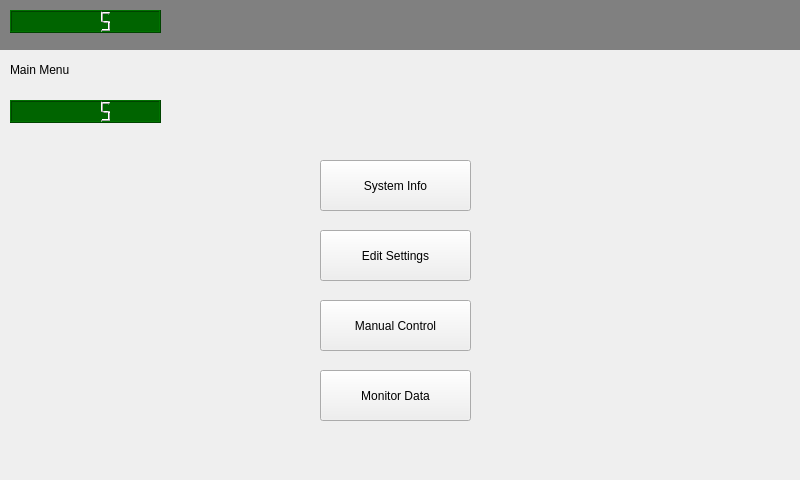
<?xml version="1.0" encoding="UTF-8"?>
<ui version="4.0">
 <class>Widget</class>
 <widget class="QWidget" name="Widget">
  <property name="geometry">
   <rect>
    <x>0</x>
    <y>0</y>
    <width>800</width>
    <height>480</height>
   </rect>
  </property>
  <property name="windowTitle">
   <string>Widget</string>
  </property>
  <property name="windowIcon">
   <iconset theme="QIcon::ThemeIcon::GoHome"/>
  </property>
  <property name="layoutDirection">
   <enum>Qt::LayoutDirection::LeftToRight</enum>
  </property>
  <widget class="QStackedWidget" name="pagelayoutwidget">
   <property name="geometry">
    <rect>
     <x>0</x>
     <y>50</y>
     <width>800</width>
     <height>430</height>
    </rect>
   </property>
   <property name="styleSheet">
    <string notr="true"/>
   </property>
   <widget class="QWidget" name="mainmenu_page">
    <widget class="QPushButton" name="manualcontrol_page_btn">
     <property name="geometry">
      <rect>
       <x>320</x>
       <y>250</y>
       <width>151</width>
       <height>51</height>
      </rect>
     </property>
     <property name="text">
      <string>Manual Control</string>
     </property>
    </widget>
    <widget class="QPushButton" name="systeminfo_page_btn">
     <property name="geometry">
      <rect>
       <x>320</x>
       <y>110</y>
       <width>151</width>
       <height>51</height>
      </rect>
     </property>
     <property name="text">
      <string>System Info</string>
     </property>
    </widget>
    <widget class="QPushButton" name="editsettings_page_btn">
     <property name="geometry">
      <rect>
       <x>320</x>
       <y>180</y>
       <width>151</width>
       <height>51</height>
      </rect>
     </property>
     <property name="text">
      <string>Edit Settings</string>
     </property>
     <property name="default">
      <bool>false</bool>
     </property>
     <property name="flat">
      <bool>false</bool>
     </property>
    </widget>
    <widget class="QPushButton" name="monitordata_page_btn">
     <property name="geometry">
      <rect>
       <x>320</x>
       <y>320</y>
       <width>151</width>
       <height>51</height>
      </rect>
     </property>
     <property name="text">
      <string>Monitor Data</string>
     </property>
    </widget>
    <widget class="QLabel" name="mainmenu_label">
     <property name="geometry">
      <rect>
       <x>10</x>
       <y>10</y>
       <width>201</width>
       <height>20</height>
      </rect>
     </property>
     <property name="text">
      <string>Main Menu</string>
     </property>
    </widget>
    <widget class="QLCDNumber" name="lcdNumber">
     <property name="geometry">
      <rect>
       <x>10</x>
       <y>50</y>
       <width>151</width>
       <height>23</height>
      </rect>
     </property>
     <property name="font">
      <font>
       <family>Sitka</family>
      </font>
     </property>
     <property name="layoutDirection">
      <enum>Qt::LayoutDirection::LeftToRight</enum>
     </property>
     <property name="styleSheet">
      <string notr="true">QLCDNumber {

background-color: darkgreen;

}</string>
     </property>
     <property name="value" stdset="0">
      <double>5.000000000000000</double>
     </property>
    </widget>
   </widget>
   <widget class="QWidget" name="systeminfo_page">
    <widget class="QLabel" name="systeminfo_label">
     <property name="geometry">
      <rect>
       <x>10</x>
       <y>10</y>
       <width>202</width>
       <height>20</height>
      </rect>
     </property>
     <property name="text">
      <string>System Info</string>
     </property>
    </widget>
    <widget class="QPushButton" name="systeminfo_back_btn">
     <property name="geometry">
      <rect>
       <x>630</x>
       <y>360</y>
       <width>151</width>
       <height>51</height>
      </rect>
     </property>
     <property name="text">
      <string>Back</string>
     </property>
    </widget>
   </widget>
   <widget class="QWidget" name="monitordata_page">
    <widget class="QLabel" name="monitordata_label">
     <property name="geometry">
      <rect>
       <x>10</x>
       <y>10</y>
       <width>202</width>
       <height>20</height>
      </rect>
     </property>
     <property name="text">
      <string>Monitor Data</string>
     </property>
    </widget>
    <widget class="QPushButton" name="monitordata_back_btn">
     <property name="geometry">
      <rect>
       <x>630</x>
       <y>360</y>
       <width>151</width>
       <height>51</height>
      </rect>
     </property>
     <property name="text">
      <string>Back</string>
     </property>
    </widget>
   </widget>
   <widget class="QWidget" name="editsettings_page">
    <widget class="QPushButton" name="irrigation_page_btn">
     <property name="geometry">
      <rect>
       <x>320</x>
       <y>180</y>
       <width>151</width>
       <height>51</height>
      </rect>
     </property>
     <property name="text">
      <string>Irrigation</string>
     </property>
    </widget>
    <widget class="QPushButton" name="editsettings_back_btn">
     <property name="geometry">
      <rect>
       <x>630</x>
       <y>360</y>
       <width>151</width>
       <height>51</height>
      </rect>
     </property>
     <property name="text">
      <string>Back</string>
     </property>
    </widget>
    <widget class="QLabel" name="irrigation_label_2">
     <property name="geometry">
      <rect>
       <x>10</x>
       <y>10</y>
       <width>201</width>
       <height>20</height>
      </rect>
     </property>
     <property name="text">
      <string>Edit Settings</string>
     </property>
    </widget>
   </widget>
   <widget class="QWidget" name="manualcontrol_page">
    <widget class="QPushButton" name="manualcontrol_back_btn">
     <property name="geometry">
      <rect>
       <x>630</x>
       <y>360</y>
       <width>151</width>
       <height>51</height>
      </rect>
     </property>
     <property name="text">
      <string>Back</string>
     </property>
    </widget>
    <widget class="QLabel" name="manualcontrol_label">
     <property name="geometry">
      <rect>
       <x>10</x>
       <y>10</y>
       <width>201</width>
       <height>20</height>
      </rect>
     </property>
     <property name="text">
      <string>Manual Control</string>
     </property>
    </widget>
   </widget>
   <widget class="QWidget" name="irrigation_page">
    <widget class="QPushButton" name="humidsetpoint_btn">
     <property name="geometry">
      <rect>
       <x>320</x>
       <y>180</y>
       <width>151</width>
       <height>51</height>
      </rect>
     </property>
     <property name="text">
      <string>Humid Setpoint</string>
     </property>
    </widget>
    <widget class="QPushButton" name="irrigation_back_btn">
     <property name="geometry">
      <rect>
       <x>630</x>
       <y>360</y>
       <width>151</width>
       <height>51</height>
      </rect>
     </property>
     <property name="text">
      <string>Back</string>
     </property>
    </widget>
    <widget class="QLabel" name="irrigation_label">
     <property name="geometry">
      <rect>
       <x>10</x>
       <y>10</y>
       <width>201</width>
       <height>20</height>
      </rect>
     </property>
     <property name="text">
      <string>Irrigation</string>
     </property>
    </widget>
   </widget>
  </widget>
  <widget class="QWidget" name="widget" native="true">
   <property name="geometry">
    <rect>
     <x>0</x>
     <y>0</y>
     <width>800</width>
     <height>50</height>
    </rect>
   </property>
   <property name="styleSheet">
    <string notr="true">QWidget {

background-color: grey;

}</string>
   </property>
   <widget class="QLCDNumber" name="lcdNumbertime">
    <property name="geometry">
     <rect>
      <x>10</x>
      <y>10</y>
      <width>151</width>
      <height>23</height>
     </rect>
    </property>
    <property name="font">
     <font>
      <family>Sitka</family>
     </font>
    </property>
    <property name="layoutDirection">
     <enum>Qt::LayoutDirection::LeftToRight</enum>
    </property>
    <property name="styleSheet">
     <string notr="true">QLCDNumber {

background-color: darkgreen;

}</string>
    </property>
    <property name="value" stdset="0">
     <double>5.000000000000000</double>
    </property>
   </widget>
  </widget>
 </widget>
 <resources/>
 <connections/>
</ui>
